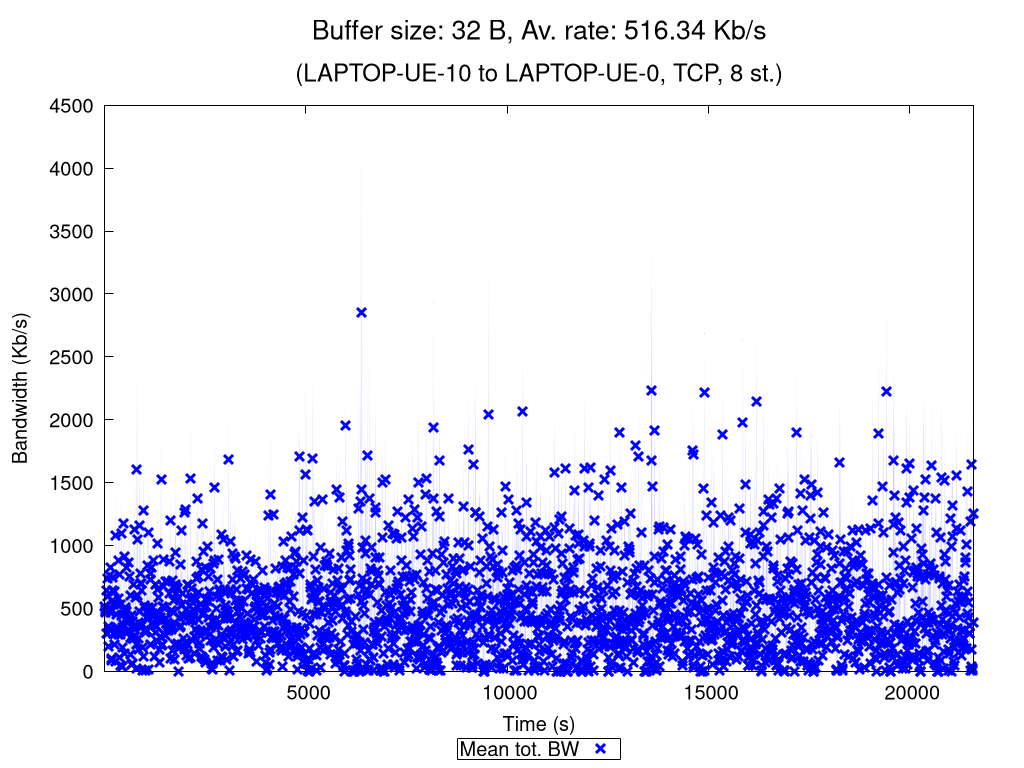

Recreate this plot in gnuplot.
set terminal pngcairo nocrop enhanced size 1024,768 font "Verdana,15"
set output "TCP_8_st_2020_12_05_00-21-22_two2one_00032B.png"

set title "{/=20 Buffer size: 32 B, Av. rate: 516.34 Kb/s}\n\n{/=18 (LAPTOP-UE-10 to LAPTOP-UE-0, TCP, 8 st.)}"

set xlabel "Time (s)"
set ylabel "Bandwidth (Kb/s)"
set ytics nomirror
set key bmargin center horizontal box samplen 1 width -1
set bmargin 4.6
set rmargin 4.5

rf = 1000.0  # rate factor
set style fill transparent solid 0.2 noborder
set autoscale xfix
plot "TCP_8_st_2020_12_05_00-21-22_two2one_00032B_iperf_processed.dat" using 1:($2/rf-$3/rf):($2/rf+$3/rf) with filledcurves lc rgb "blue" notitle, \
     "" using 1:($2/rf) with points pt 2 ps 1.5 lw 3 lc rgb "blue" title "Mean tot. BW", \
